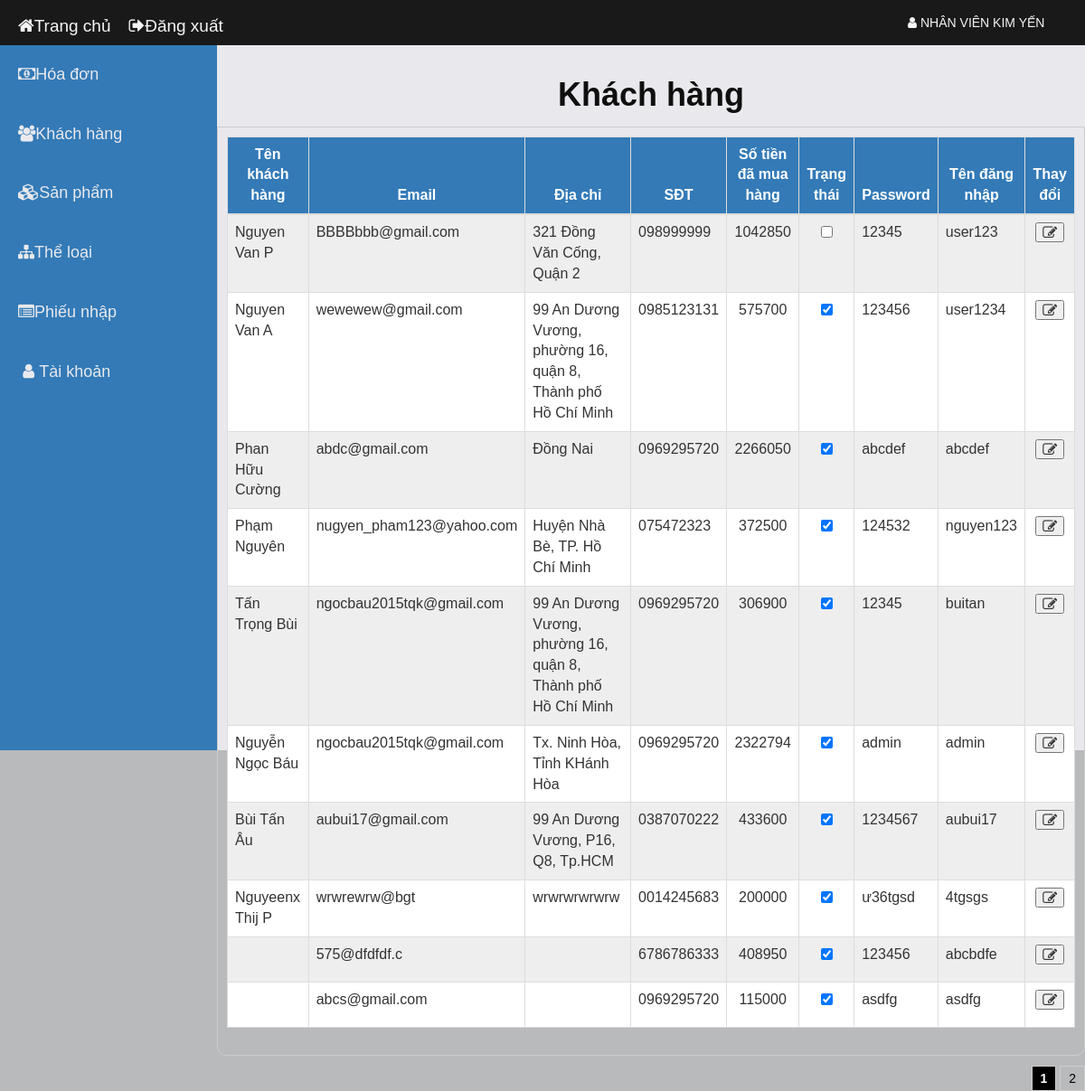
The app's page /admin/admin.php?muc=5&tmuc=Khách+hàng (signed in) with its own data.
### tables this page shows
CREATE TABLE `danhmuc` (
  `id` int(10) UNSIGNED NOT NULL,
  `icon_dm` varchar(255) NOT NULL,
  `ten_danhmuc` varchar(191) NOT NULL
);

CREATE TABLE `khachhang` (
  `id` int(10) UNSIGNED NOT NULL,
  `ten_kh` varchar(191) NOT NULL,
  `hinh_anh` varchar(255) NOT NULL,
  `ten_dangnhap` varchar(191) NOT NULL,
  `mat_khau` varchar(191) NOT NULL,
  `email` varchar(191) NOT NULL,
  `dia_chi` varchar(191) NOT NULL,
  `phone` varchar(15) NOT NULL,
  `ngay_tao` timestamp NOT NULL DEFAULT current_timestamp(),
  `ngay_sua` timestamp NOT NULL DEFAULT current_timestamp(),
  `tong_tien_muahang` int(11) NOT NULL,
  `trangthai` tinyint(1) NOT NULL
);

### admin/function.php (called while the page is built, shortened)
<?php
function executeResult($sql){
    $con=mysqli_connect(HOST,USERNAME,PASSWORD,DATABASE);
    $result=mysqli_query($con,$sql);
    $data =[];
    if($result != null){
        while($row =mysqli_fetch_array($result, 1)){
            $data[]=$row;
        }
    }
     return $data;
}
?>

### admin/giaodien/khachhang.php (the view, shortened to what this page needs)
<?php
    include_once("./connect_db.php");
    if (!empty($_SESSION['nguoidung'])) {
        $item_per_page = (!empty($_GET['per_page'])) ? $_GET['per_page'] : 10;
        $current_page = (!empty($_GET['page'])) ? $_GET['page'] : 1;
        $offset = ($current_page - 1) * $item_per_page;
        $khachhang = mysqli_query($con, "SELECT * FROM `khachhang` ORDER BY `id` ASC LIMIT " . $item_per_page . " OFFSET " . $offset);
    ?>
<div class="main-content">
    <center>
<br>
            <h1>Khách hàng</h1>
            <div class="product-items">
                <div class="table-responsive-sm ">
                    <table class="table table-bordered table-striped table-hover" >
                        <thead >
                            <tr>
                                <th>Tên khách hàng</th>
                                <th>Email</th>
                                <th>Địa chỉ</th>
                                <th>SĐT</th>
                                <th>Số tiền đã mua hàng</th>
                                <th>Trạng thái</th>
                                <th>Password</th>
                                <th>Tên đăng nhập </th>
                                <th>Thay đổi</th>
                            </tr>
                        </thead>
                        <tbody>
                             <?php
                            while ($row = mysqli_fetch_array($khachhang)) {
                            ?>
                                <tr>
                                    <td><?= $row['ten_kh'] ?></td>
                                    <td><?= $row['email'] ?></td>
                                    <td><?= $row['dia_chi'] ?></td>
                                    <td><?= $row['phone'] ?></td>
                                    <td><center>
                                    <?= $row['tong_tien_muahang'] ?>
                                    </center></td>
                                    <td><center>
                                            <form method="POST" action="./xulythem.php?id=<?= $row['id'] ?>">
                                                <input type="checkbox" name="trangthai"<?php if($row['trangthai']==0) echo "checked";?> >
                                    </center>
                                    </td>
                                    <td><?= $row['mat_khau'] ?></td>
                                    <td><?= $row['ten_dangnhap'] ?></td>
                                    <td><center>
                                    <button type="submit" name="btnkhtt">
                                        <i class="fa fa-pencil-square-o" aria-hidden="true"></i>
                                    </button>
                                    </center></td></form>
                                </tr>
                                <?php } ?>
                        </tbody>
                    </table>
                </div>
            </div>
        <?php
        include './pagination.php';
        ?>
        </center>
        </div>
    <?php
    }
    ?>

### admin/giaodien/leftmenu.php (shortened to what this page needs)
<div class ="Suafix">
    <ul class="input-select2" >
    <?php
            $sql = "select id, ten_danhmuc, icon_dm from danhmuc,quyendahmuc where `id_danhmuc`=`id` AND `id_quyen`=" . $_SESSION['quyen'] . "";
            $list = executeResult($sql);
            foreach ($list as $item) {
                echo '<li class="item"><a href="admin.php?muc=' . $item['id'] . '&tmuc=' . urlencode($item['ten_danhmuc']) . '" class="d-flex align-items-center">';
                echo $item['icon_dm'];
                echo '<span class="ml-2">' . $item['ten_danhmuc'] . '</span>';
                echo '</a></li>';
            }
        ?>
    </ul>
</div>

### admin/css/style.css (style rules this page uses)
body { font-family: 'Montserrat', sans-serif; font-weight: 400; color: #333; background-color: #B9BABC; }
h1, h2, h3, h4, h5, h6 { color: #2B2D42; font-weight: 700; margin: 0 0 10px; }
a { color: #2B2D42; font-weight: 500; -webkit-transition: 0.2s color; transition: 0.2s color; }
ul, ol { margin: 0; padding: 0; list-style: none }
#leftmenu div { color: white; width: 100%; display: block; float: left; }
.input-select2 a { color: #e9e9ed; }

### admin/css/style2.css (style rules this page uses)
#body #leftmenu .input-select2 { padding: 0px; }
#body #leftmenu .input-select2 li.item a { padding: 20px; display: inline-block; width: 100%; font-size: 18px; transition: 0.3s; }
#body #content .main-content { width: 100%; margin: 0; }
#body #content .main-content h1 { padding: 15px; margin: 0px; color: rgb(15, 15, 15); text-align: center; }

### admin/css/admin_style.css (style rules this page uses)
body { font-family: arial; padding : 0; margin : 0; font-size : 14px; }
h1 { text-align: center; }
.product-items { padding : 10px; border : 1px solid #ccc; border-radius: 0 0 10px 10px; }
a { text-decoration: none; }
.main-content { float : left; width : 900px; margin-left: 20px; }
.product-items table th { background-color:#337ab7; text-align:center; color:#FFF }
.product-items table { border-collapse:collapse; }
.product-items table tr:nth-child(odd) { background-color: #eee; }
.product-items table tr:nth-child(even) { background-color:white; }
.product-items table th { background-color:#337ab7; text-align:center; }

### records on screen
danhmuc: ten_danhmuc "Hóa đơn"
danhmuc: ten_danhmuc "Khách hàng"
danhmuc: ten_danhmuc "Sản phẩm"
danhmuc: ten_danhmuc "Thể loại"
danhmuc: ten_danhmuc "Phiếu nhập"
danhmuc: ten_danhmuc "Tài khoản"
khachhang: ten_kh "Nguyen Van P", email "BBBBbbb@gmail.com", dia_chi "321 Đồng Văn Cống, Quận 2", phone "098999999", tong_tien_muahang "1042850", mat_khau "12345", ten_dangnhap "user123"
khachhang: ten_kh "Nguyen Van A", email "wewewew@gmail.com", dia_chi "99 An Dương Vương, phường 16, quận 8, Thành phố Hồ Chí Minh", phone "0985123131", tong_tien_muahang "575700", trangthai "☑", mat_khau "123456", ten_dangnhap "user1234"
khachhang: ten_kh "Phan Hữu Cường", email "abdc@gmail.com", dia_chi "Đồng Nai", phone "0969295720", tong_tien_muahang "2266050", trangthai "☑", mat_khau "abcdef", ten_dangnhap "abcdef"
khachhang: ten_kh "Phạm Nguyên", email "nugyen_pham123@yahoo.com", dia_chi "Huyện Nhà Bè, TP. Hồ Chí Minh", phone "075472323", tong_tien_muahang "372500", trangthai "☑", mat_khau "124532", ten_dangnhap "nguyen123"
khachhang: ten_kh "Tấn Trọng Bùi", email "ngocbau2015tqk@gmail.com", dia_chi "99 An Dương Vương, phường 16, quận 8, Thành phố Hồ Chí Minh", phone "0969295720", tong_tien_muahang "306900", trangthai "☑", mat_khau "12345", ten_dangnhap "buitan"
khachhang: ten_kh "Nguyễn Ngọc Báu", email "ngocbau2015tqk@gmail.com", dia_chi "Tx. Ninh Hòa, Tỉnh KHánh Hòa", phone "0969295720", tong_tien_muahang "2322794", trangthai "☑", mat_khau "admin", ten_dangnhap "admin"
khachhang: ten_kh "Bùi Tấn Âu", email "aubui17@gmail.com", dia_chi "99 An Dương Vương, P16, Q8, Tp.HCM", phone "0387070222", tong_tien_muahang "433600", trangthai "☑", mat_khau "1234567", ten_dangnhap "aubui17"
khachhang: ten_kh "Nguyeenx Thij P", email "wrwrewrw@bgt", dia_chi "wrwrwrwrwrw", phone "0014245683", tong_tien_muahang "200000", trangthai "☑", mat_khau "ư36tgsd", ten_dangnhap "4tgsgs"
khachhang: email "575@dfdfdf.c", phone "6786786333", tong_tien_muahang "408950", trangthai "☑", mat_khau "123456", ten_dangnhap "abcbdfe"
khachhang: email "abcs@gmail.com", phone "0969295720", tong_tien_muahang "115000", trangthai "☑", mat_khau "asdfg", ten_dangnhap "asdfg"

### other values on screen
$_SESSION['nguoidung'] "NHÂN VIÊN KIM YẾN"
